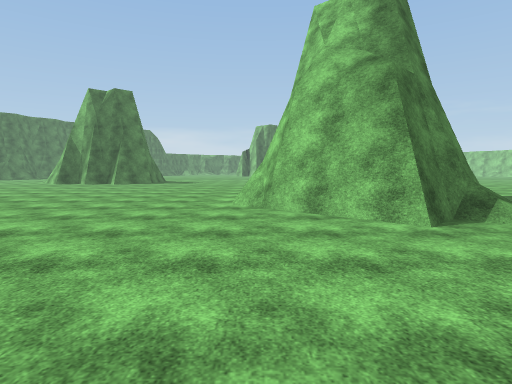
view 1 (above)

24 first-person views from a walk through a Unity game level. The camera is 1.5 m above the floor, tilts 4° down and sees 75° across. The floor is counted in squares, 2 m on a side. Each view is taken from the middle of a square. On the plan, view 1 faces up. The plan holds only what a view shows up to about 11 squares ahead; the rest is blank. The place goes on beyond the plan. The player is left out. Surface patterns are stand-ins for the level's own textures.

view 2
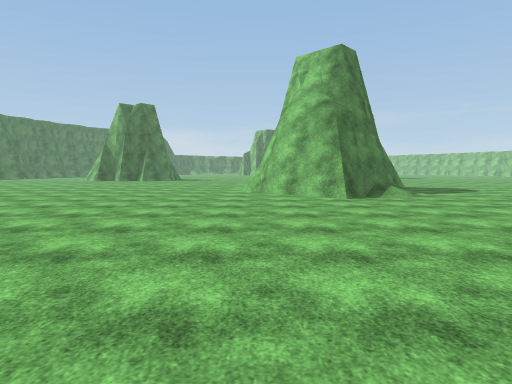

view 3
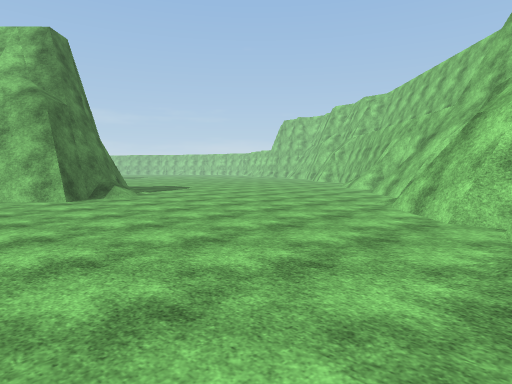

view 4
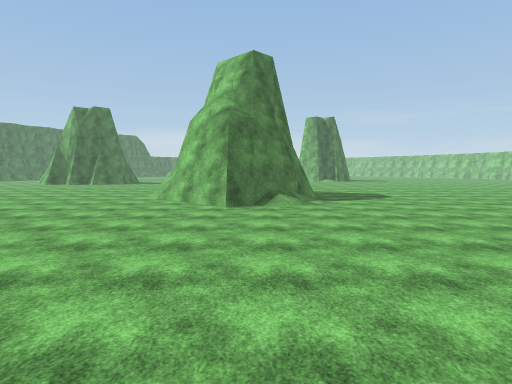

view 5
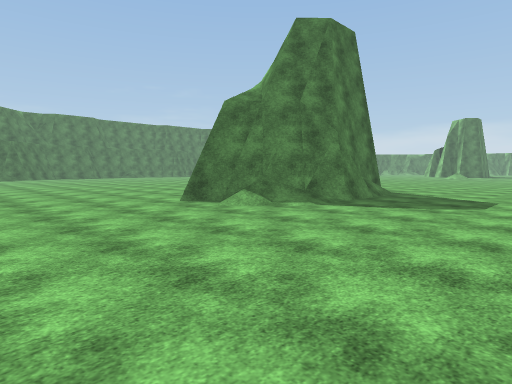

view 6
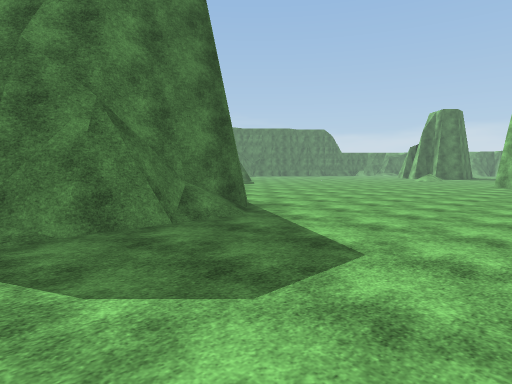

view 7
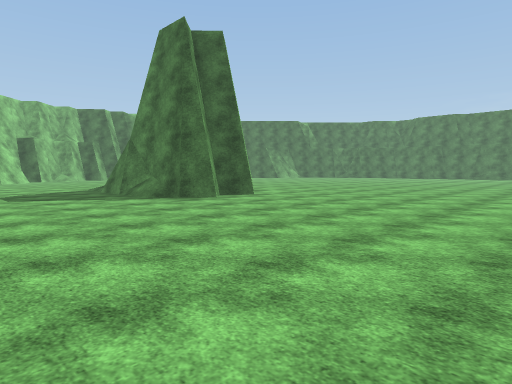

view 8
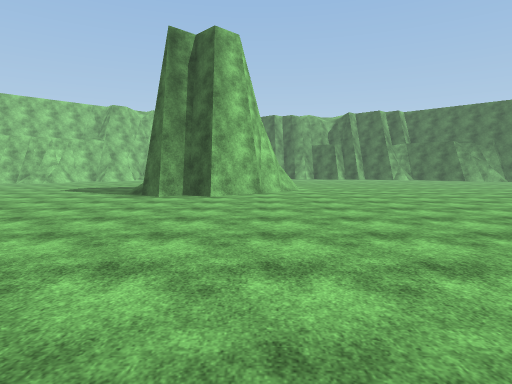

view 9
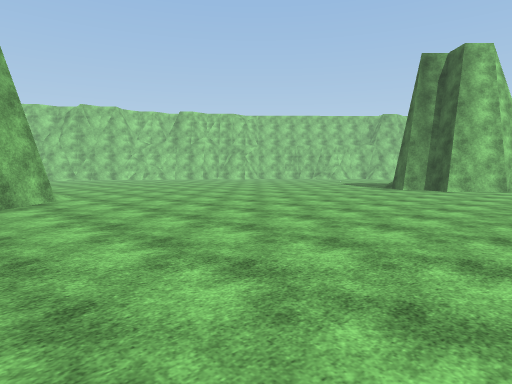

view 10
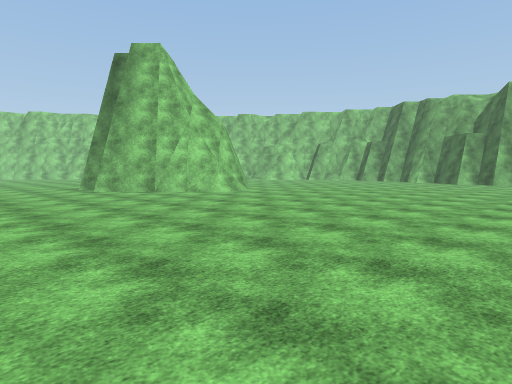

view 11
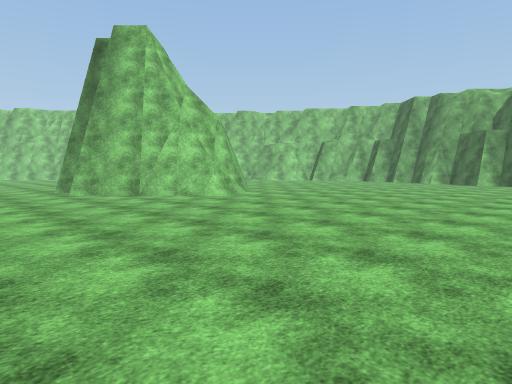

view 12
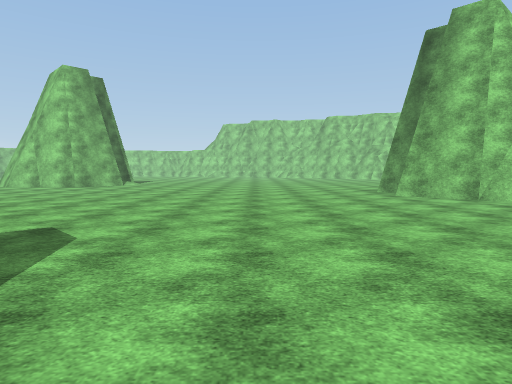

view 13
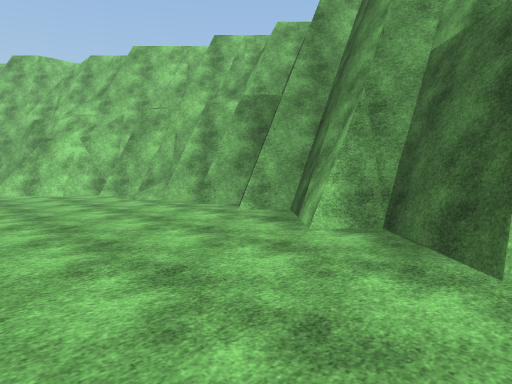

view 14
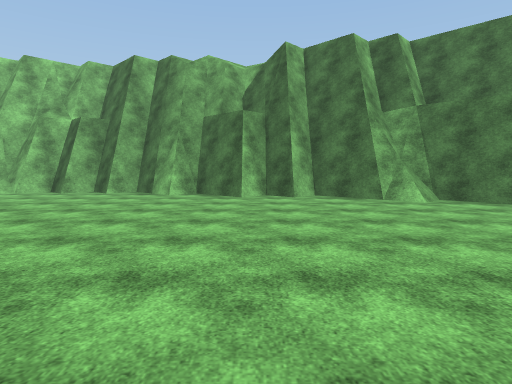

view 15
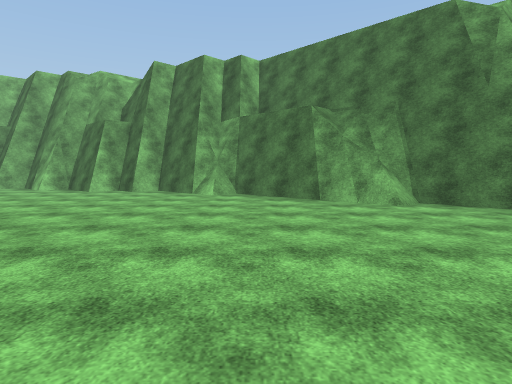

view 16
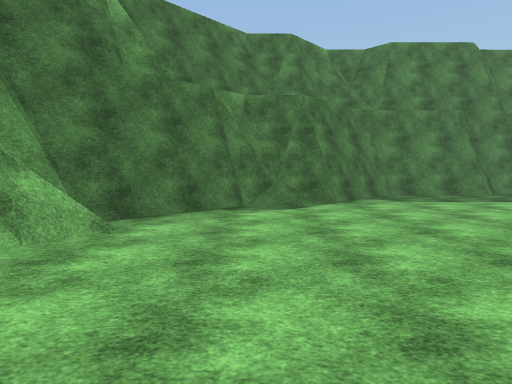

view 17
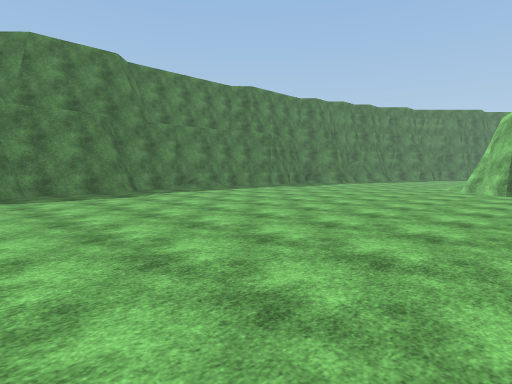

view 18
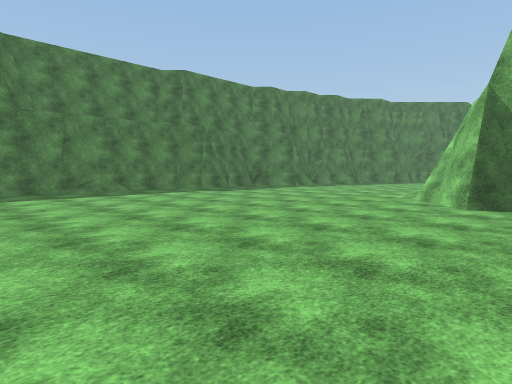

view 19
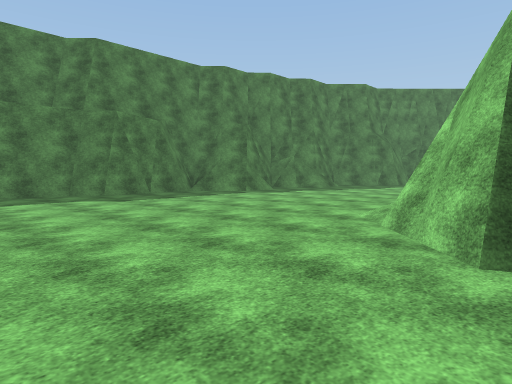

view 20
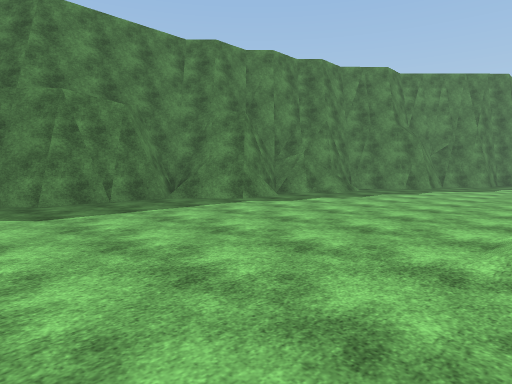

view 21
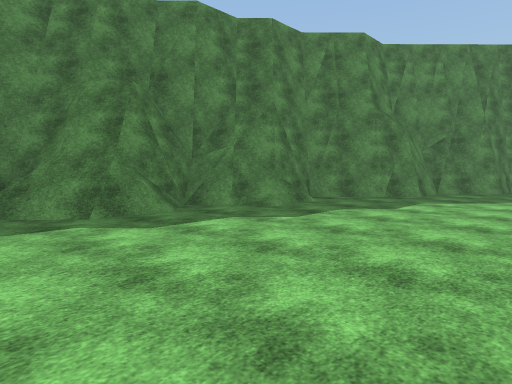

view 22
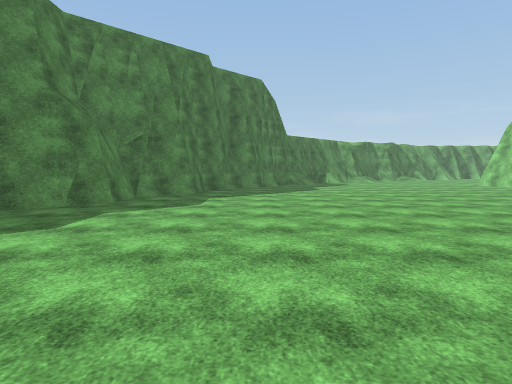

view 23
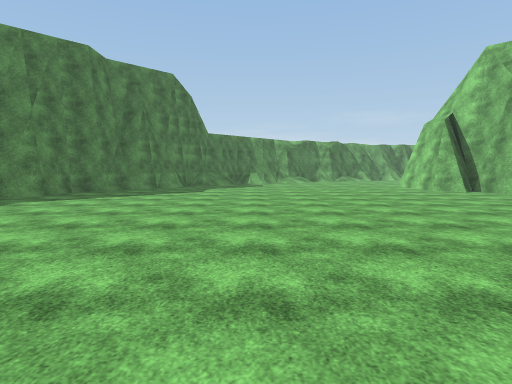

view 24
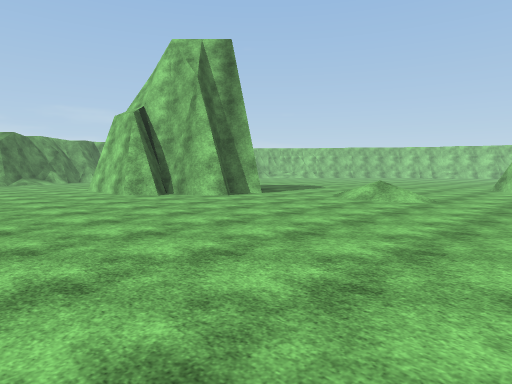

### Floor plan
Key: @ floor where view 1 was taken; # wall or solid block; . floor; / step, stairs or slope.
Columns run from 20 left of view 1 to 9 right of it. Each row starts with its distance up from view 1.
 36                 ..#
 35                 ..#
 34                ...##
 33       #/...........##
 32       #.............##
 31      ##................
 30     ##.................
 29     #/................/
 28    ##/................/
 27    #/................./....
 26    /........................#
 25   #/.....................
 24   #/...............
 23  ##...........     ......
 22  ##/......  .      ........##
 21 ##//.....          .........#
 20 #//......          ...........
 19 ##.......         ............
 18  #......./#     ..............
 17  #......./##   ...............
 16 ##......../#  ................
 15  /............................
 14  /............................
 13  /...........................
 12 #/...........................
 11 #.....................#.#....
 10 ##...................####.....
  9  #................../#  #.....
  8  #................../#  ##....
  7  #................../#  ##....
  6  ##................./####/....
  5   ##................./##/.....
  4    #/.........................
  3    ##.........................
  2     ##........................
  1      ##/......................
  0       ###...........@......../
 -1        ###................./ #
 -2          ##//.............###
 -3           ###/##..........#
 -4             #######..///###
 -5                  ########

Where each view was taken, in squares from view 1:
view 1: 0 up, 0 right, facing up
view 2: 4 down, 0 right, facing up
view 3: 4 down, 0 right, facing up-right
view 4: 4 down, 3 right, facing up
view 5: 0 up, 9 right, facing up-left
view 6: 6 up, 9 right, facing up-left
view 7: 18 up, 9 right, facing down-left
view 8: 20 up, 1 right, facing down
view 9: 23 up, 1 left, facing down-right
view 10: 15 up, 9 left, facing down-right
view 11: 14 up, 8 left, facing down-right
view 12: 15 up, 7 left, facing right
view 13: 0 up, 5 left, facing down-right
view 14: 6 up, 5 left, facing down
view 15: 8 up, 10 left, facing down
view 16: 3 up, 9 left, facing left
view 17: 5 up, 8 left, facing up-left
view 18: 9 up, 8 left, facing up-left
view 19: 13 up, 9 left, facing up-left
view 20: 15 up, 11 left, facing up-left
view 21: 19 up, 12 left, facing up-left
view 22: 21 up, 12 left, facing up
view 23: 22 up, 8 left, facing up
view 24: 24 up, 6 left, facing up-right
